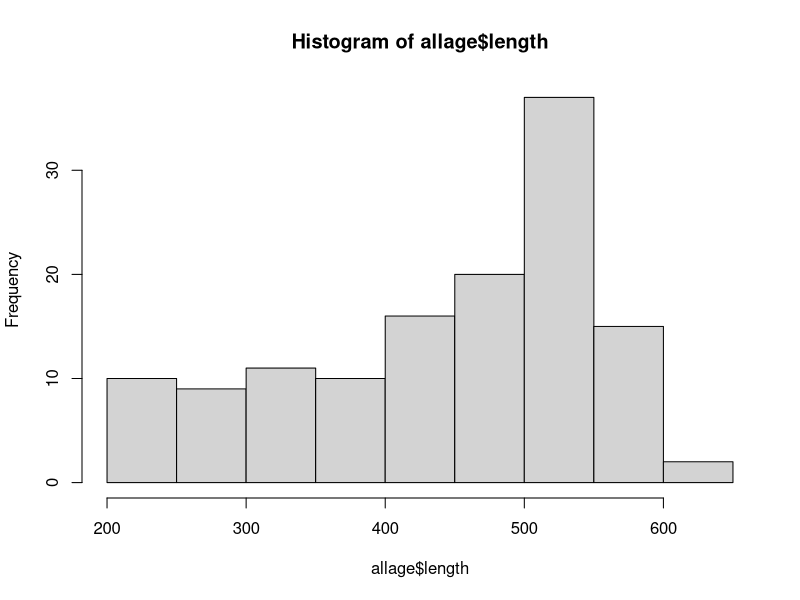
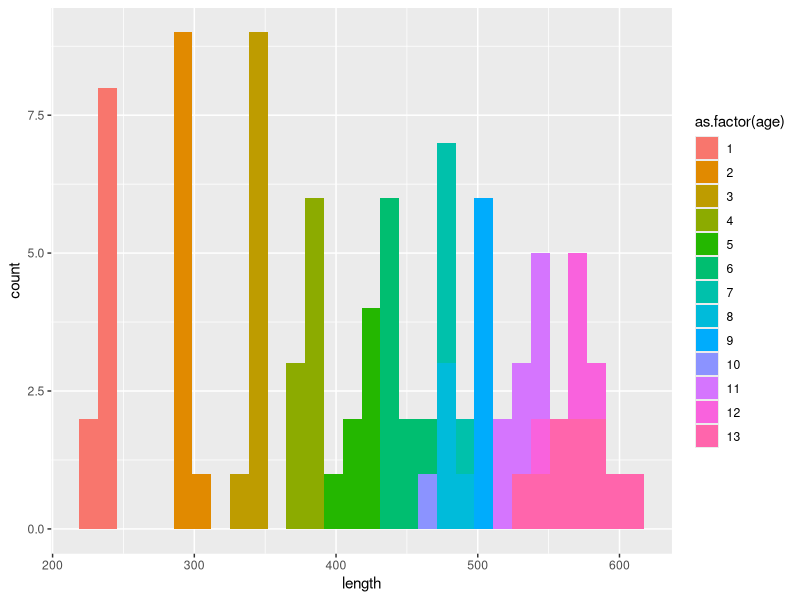
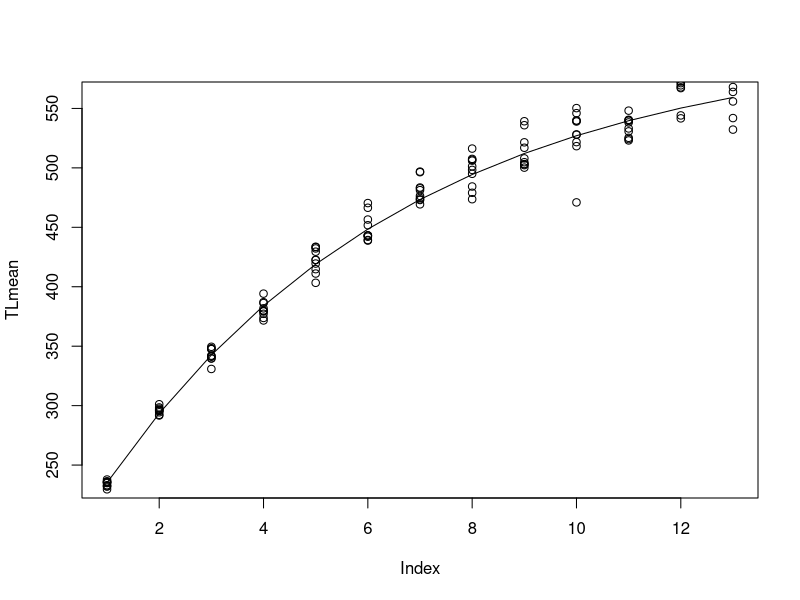
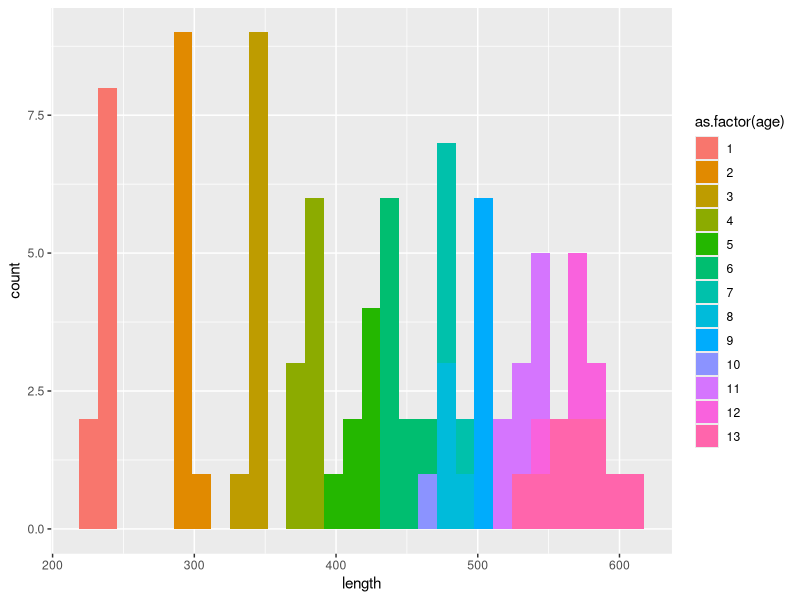

Generate these figures, in order, with R:
## ---- chunk 1
#| label: packages

library(tidyverse)
library(here)
## ---- chunk 2
#| label: von Bertalanffy growth curve

age <- 1
TLage1 <- 607.7*(1-exp(-0.17*(age + 1.88)))
TLage1
## ---- chunk 3
#| label: load csv file

allage <- read.csv(here("00_raw_data", "20230814.csv"), header = TRUE)

summary(allage)
head(allage)
tail(allage)
str(allage)
## ---- chunk 4
hist(allage$length)
## ---- chunk 5
#| label: plot-histogram

ggplot(data = allage,
       aes(x = length, 
           fill = as.factor(age))) +
  geom_histogram(position = "identity")

ggsave(here("03_plots", "lengths_comp.jpg"), height = 5, width = 5)
## ---- chunk 6
#| label: Growth curve of yellowtail snapper length and age observations


age <- c(1:13)
# Total length mean is predicted
TLmean <- 607.7*(1-exp(-0.17*(age + 1.88)))

# Plot curve
plot(TLmean, type = "l")
# Plot points of observations
points(x = allage$age, y = allage$length)
